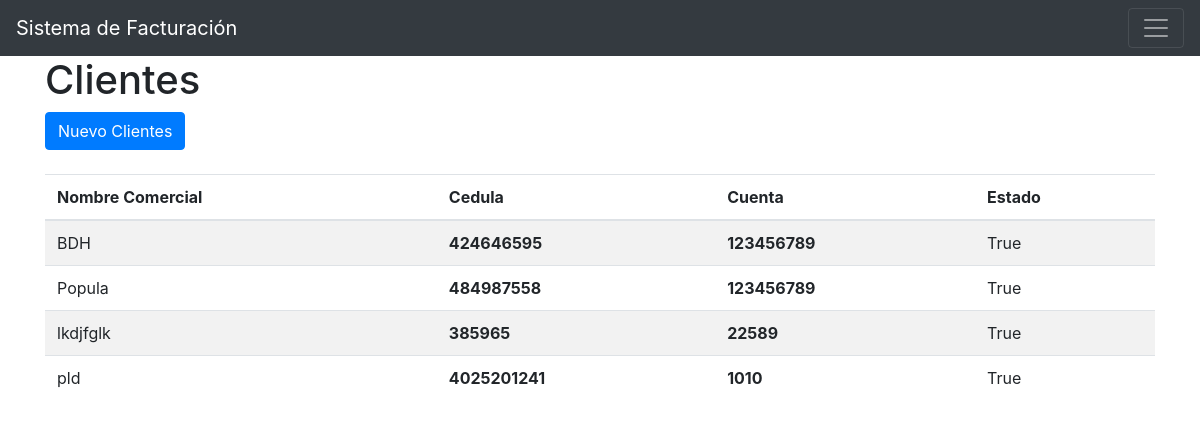
Screenshot of /Clientes/ with the database file from the repository.
### Clientes/models.py (models this page shows, shortened)
class Clientes(models.Model):
    nombre_comercial = models.TextField(blank=True,null=True)
    cedula = models.CharField(max_length=40,null=False,unique=True,)
    cuenta = models.CharField(max_length=40)
    estado = models.BooleanField(default=True)

### Clientes/views.py (the view)
def index(request):
   obj=Clientes.objects.all()
   myForm=ClientesForm()
   if request.method=="POST":
      myForm=ClientesForm(request.POST)
      if myForm.is_valid():
         myForm.save()
      else:
         print("hubo un error en el registro")
   context={
         'form':myForm,
         'Clientes':obj,
         'ClientesForm' : ClientesForm
      }
   return render(request, 'Clientes.html', context)

### Clientes/templates/Clientes.html (shortened to what this page needs)
{% extends 'base.html' %}
{% block title %}
    Clientes
{% endblock title %}
{% block content %}
{% load crispy_forms_tags %}
<button type="button" class="btn btn-primary" data-toggle="modal" data-target="#exampleModal">
    Nuevo Clientes
  </button>
  <br><br>
<table class="table table-striped">
  <thead>
    <tr>
      <th>Nombre Comercial</th>
      <th>Cedula</th>
      <th>Cuenta</th>
      <th>Estado </th>
    </tr>
  </thead>
  <tbody>
    {% for i in Clientes %}
    <tr>
      <td>{{i.nombre_comercial}}</td>
      <th>{{i.cedula}}</th>
      <th>{{i.cuenta}}</th>
      <td>{{i.estado}}</td>
    </tr>
    {% endfor %}
  </tbody>
</table>
{% endblock %}

### rows the page displays
Clientes: nombre_comercial "BDH", cedula "424646595", cuenta "123456789", estado "True"
Clientes: nombre_comercial "Popula", cedula "484987558", cuenta "123456789", estado "True"
Clientes: nombre_comercial "lkdjfglk", cedula "385965", cuenta "22589", estado "True"
Clientes: nombre_comercial "pld", cedula "4025201241", cuenta "1010", estado "True"
